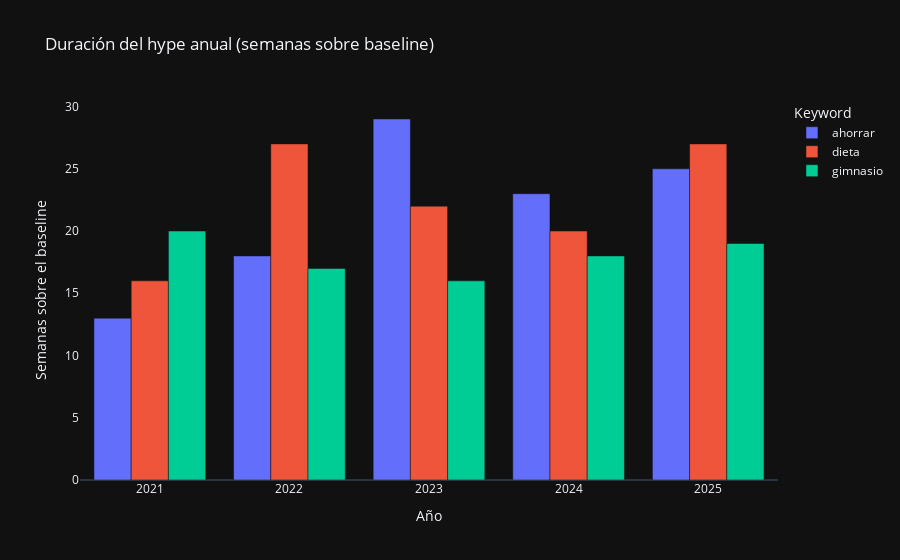

The notebook cell this image was saved under:
### Code cell
fig = px.bar(
    hype_duration,
    x='year',
    y='weeks_above_baseline',
    color='keyword',
    barmode='group',
    template='plotly_dark',
    title='Duración del hype anual (semanas sobre baseline)'
)

fig.update_layout(
    xaxis_title='Año',
    yaxis_title='Semanas sobre el baseline',
    legend_title='Keyword'
)

fig.update_xaxes(showgrid=False)
fig.update_yaxes(showgrid=False)

fig.show()

### Figure 1 — Plotly figure (JSON) as saved in the notebook; plotly's stock layout.template omitted (floating-point values rounded to 4 significant figures)
{"data": [{"alignmentgroup": "True", "hovertemplate": "keyword=ahorrar<br>year=%{x}<br>weeks_above_baseline=%{y}<extra></extra>", "legendgroup": "ahorrar", "marker": {"color": "#636efa", "pattern": {"shape": ""}}, "name": "ahorrar", "offsetgroup": "ahorrar", "orientation": "v", "showlegend": true, "textposition": "auto", "type": "bar", "x": [2021, 2022, 2023, 2024, 2025], "xaxis": "x", "y": [13, 18, 29, 23, 25], "yaxis": "y"}, {"alignmentgroup": "True", "hovertemplate": "keyword=dieta<br>year=%{x}<br>weeks_above_baseline=%{y}<extra></extra>", "legendgroup": "dieta", "marker": {"color": "#EF553B", "pattern": {"shape": ""}}, "name": "dieta", "offsetgroup": "dieta", "orientation": "v", "showlegend": true, "textposition": "auto", "type": "bar", "x": [2021, 2022, 2023, 2024, 2025], "xaxis": "x", "y": [16, 27, 22, 20, 27], "yaxis": "y"}, {"alignmentgroup": "True", "hovertemplate": "keyword=gimnasio<br>year=%{x}<br>weeks_above_baseline=%{y}<extra></extra>", "legendgroup": "gimnasio", "marker": {"color": "#00cc96", "pattern": {"shape": ""}}, "name": "gimnasio", "offsetgroup": "gimnasio", "orientation": "v", "showlegend": true, "textposition": "auto", "type": "bar", "x": [2021, 2022, 2023, 2024, 2025], "xaxis": "x", "y": [20, 17, 16, 18, 19], "yaxis": "y"}], "layout": {"barmode": "group", "legend": {"title": {"text": "Keyword"}, "tracegroupgap": 0}, "title": {"text": "Duración del hype anual (semanas sobre baseline)"}, "xaxis": {"anchor": "y", "domain": [0, 1], "showgrid": false, "title": {"text": "Año"}}, "yaxis": {"anchor": "x", "domain": [0, 1], "showgrid": false, "title": {"text": "Semanas sobre el baseline"}}}}
